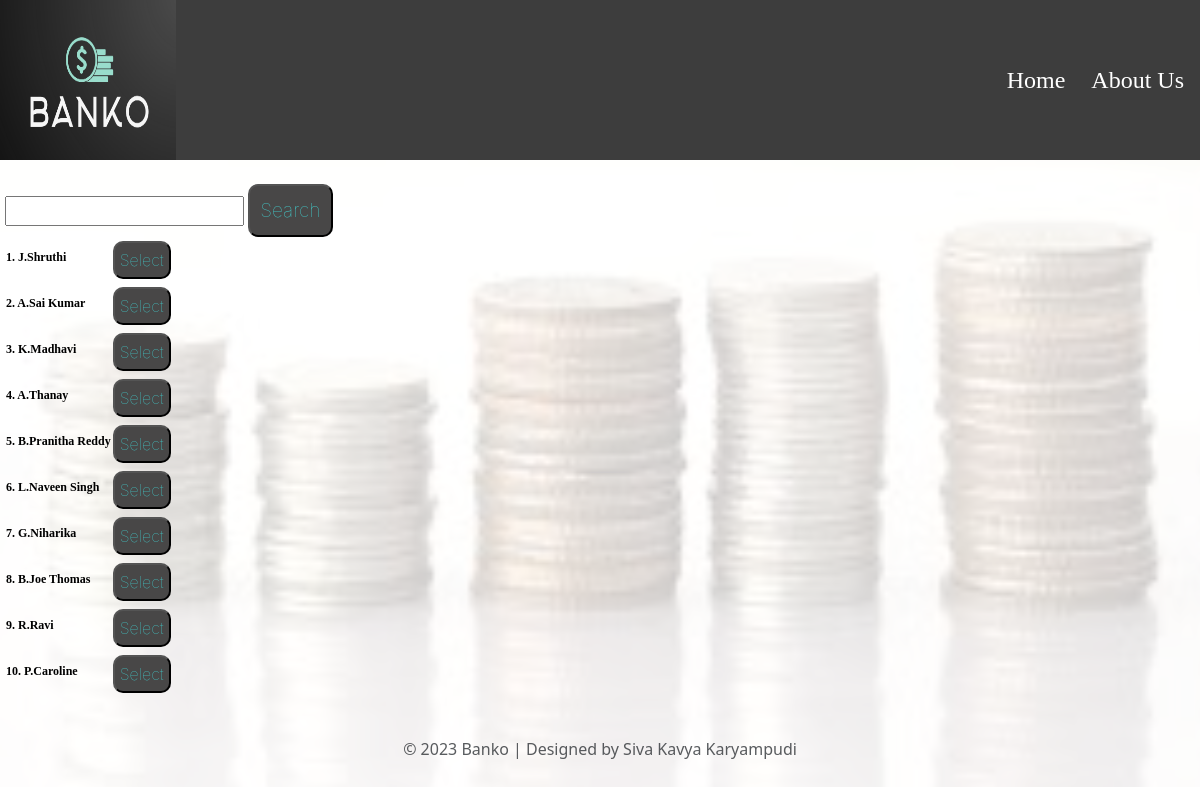
Screenshot of /all_customers/ with the database file from the repository.
### banking_system_app/models.py (models this page shows, shortened)
class customers(models.Model):
    id=models.IntegerField(primary_key=True)
    name=models.CharField(max_length=100)
    email=models.EmailField(max_length=50)
    current_balance=models.FloatField()
    address=models.CharField(max_length=150)
    phone_number=models.IntegerField()

### banking_system_app/views.py (the view)
# urls.py: path('all_customers/',views.all_customers),
def all_customers(request):
    customer_det=customers.objects.all()
    return render(request,'all_customers.html',{'customer':customer_det})

### templates/all_customers.html
{% extends 'base.html'%}
{%block content%}
    <div class="cus">
        <form action="/search/" method="GET" class="search_p">
            <input type="search" value='' name="search_val"/>
            <button type="submit" class="btn_home">Search</button>
        </form>
        <table class="all_cus">
        {%for item in customer%}
        <tr>
        <td>
        <p style="padding-top: 10px;">{{item.id}}.  {{item.name}}</p>
        </td>
        <td>
        <form action="/customer/{{item.id}}" method="GET">
            <button type="submit" class="btn_home">Select</button>
        </form>
        </td>
        </tr>
        {%endfor%}
        </table>
    </div>
{%endblock%}

### templates/base.html (shortened to what this page needs)
{% load static %}
<!DOCTYPE html>
<html lang="en">
<head>
    <link href="https://cdn.jsdelivr.net/npm/bootstrap@5.3.2/dist/css/bootstrap.min.css" rel="stylesheet">
</head>
<body>
    <div class="bg-main">
        <div class="sub1">
            <img src="{% static 'Screenshot 2023-09-11 193656.png' %}" alt="img" class="image1"/>
            <div class="side">
            <form action="/main/" method="GET" class="head">
            <button type="submit" class="head1">Home</button>
            </form>
            <form action="/about_us/" method="GET" class="head">
                <button type="submit" class="head1" style="width:max-content;">About Us</button>
            </form>
            </div>
        </div>
        <div class="sub2">
            {%block content%}
            {%endblock%}
        </div>
    </div>
    <footer class="py-3 my-4">
        <p class="text-center text-muted">© 2023 Banko | Designed by Siva Kavya Karyampudi</p>
    </footer>
</body>
</html>

### rows the page displays
customers: id "1", name "J.Shruthi"
customers: id "2", name "A.Sai Kumar"
customers: id "3", name "K.Madhavi"
customers: id "4", name "A.Thanay"
customers: id "5", name "B.Pranitha Reddy"
customers: id "6", name "L.Naveen Singh"
customers: id "7", name "G.Niharika"
customers: id "8", name "B.Joe Thomas"
customers: id "9", name "R.Ravi"
customers: id "10", name "P.Caroline"
